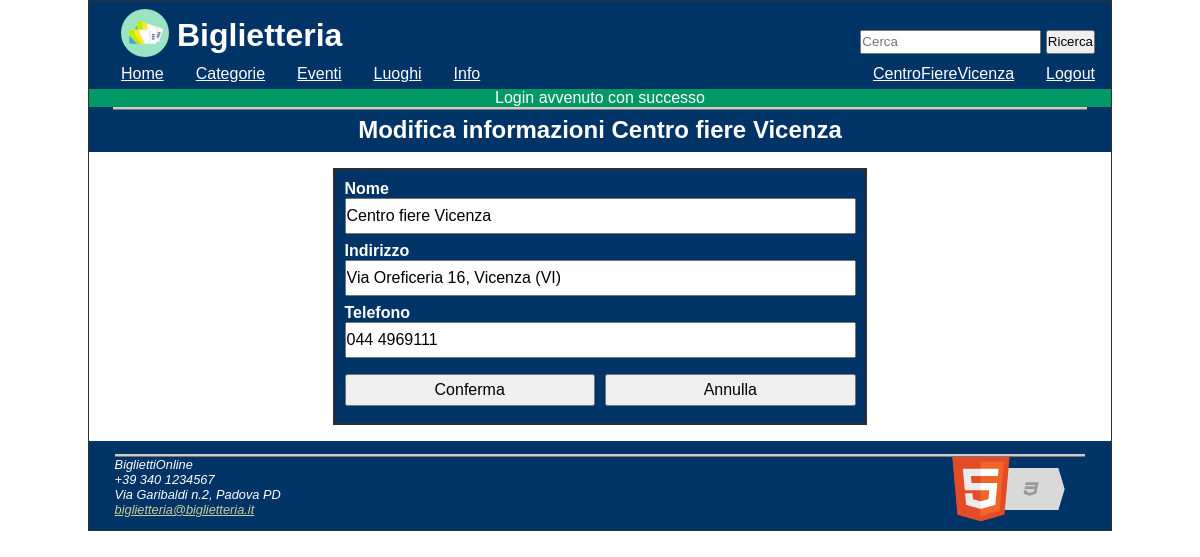
Screenshot of /php/luogo_mod.php?id_mod=5 (signed in) with the database file from the repository.
### tables this page shows
CREATE TABLE `luoghi` (
  `id` int(11) NOT NULL,
  `nome` char(50) NOT NULL,
  `indirizzo` longtext,
  `telefono` char(40) DEFAULT NULL
);

### php/luogo_mod.php (the view, shortened to what this page needs)
<!DOCTYPE html>
<?php
require_once('php/config.php');
require_once('php/printTemplate.php');
?>
<html lang="it" >
<head>
  <?= printHead('Modifica luogo'); ?>
</head>
<body>
  <header>
    <?= printHeader(); ?>
  </header>
  <nav id="nav" class="Off">
    <?= printNavBar(); ?>
  </nav>
  <?php echo consumeMessage(); ?>
  <div id="corpo" onclick="menuOff()" >
      <?php
      $cercato = select("SELECT * FROM luoghi WHERE id=$id_mod")[0];
      ?>
      <div class="title"><h2>Modifica informazioni <?=  $cercato['nome']?></h2></div>
      <div class="box">
    <form name="modificaluogo" method="post" action="luogo_mod_r.php">
      <label for="nome_l">Nome</label>
      <input tabindex=10 type="text" value="<?= $cercato['nome'] ?>" maxlength=50 name="nome_l" id="nome_l" required/>
      <label for="indirizzo_l">Indirizzo</label>
      <input tabindex=20 value="<?= $cercato['indirizzo']?>" type="text" name="indirizzo_l" id="indirizzo_l" required/>
      <label for="telefono_l">Telefono</label>
      <input placeholder="es: 320 123 4567" tabindex=30 value="<?= $cercato['telefono']?>" type="text" maxlength=40 name="telefono_l" id="telefono_l" required/>
      <div class="boxInline">
          <input tabindex=40 type="submit" onclick=" return phonenumber(document.modificaluogo.telefono_l)" value="Conferma">
          <input tabindex=50 id="buttonRight" type="reset" value="Annulla">
      </div>
    </form>
      </div>
  </div>
  <footer>
    <?= printFooter(); ?>
  </footer>
</body>
</html>

### php/css/screen.css (style rules this page uses)
* { padding: 0; margin: 0; }
header { background-color: #003366; color: #ffffff; width:100%; height: 4em; }
nav { background-color: #003366; color: #ffffff; width:100%; height: 1.5em; }
html, body { max-width: 1024px; margin: auto; font-family: Verdana,Arial,Helvetica,sans-serif; font-size:100%; }
body { border: 1px solid #303030; }
.box { margin: 1em auto 1em auto; width: 50%; min-width: 25em; border: 2px solid #303030; display: block; background-color: #003366; color: #ffffff; padding: 0.6em; }
.box input { width: 99.3%; display: block; height: 2em; margin: auto; margin-bottom: 0.5em; font-size: 16px; }
.box label { font-weight: bold; }
.boxInline { margin-top: 1em; width: 100%; }
.boxInline input { display: inline; width: 49%; }
#buttonRight { float: right; }
.title { background-color: #003366; padding-bottom: 0.5em; }
.title h1, .title h2, .title h3 { color: #ffffff; padding-top: 6px; text-align: center; border-top: 3px ridge #CCCCCC; margin-left: 1em; margin-right: 1em; }
#corpo { background-color: #ffffff; }
footer { background-color: #003366; color: #ffffff; font-size: 0.8em; padding: 1em; }

### php/css/mobile.css (style rules this page uses)
* { padding: 0; margin: 0; }
header { background-color: #003366; color: #ffffff; width:100%; position: fixed; top: 0; height: 4em; min-width: 375px; padding-bottom: 2em; }
nav { background-color: #003366; border : 0.1em solid; border-color: #000000; color: #ffffff; position: fixed; top: 3.5em; padding-bottom: 18em; width: 50%; margin-left: 50%; min-width: 14em; z-index: 10; }
.Off { display: none; }
html, body { max-width: 1024px; min-width: 375px; margin: auto; font-family: Verdana,Arial,Helvetica,sans-serif; font-size:100%; }
body { border: 1px solid #303030; padding-top: 3.9em; }
.box { margin: 1em auto 1em auto; width: 50%; min-width: 20em; border: 2px solid #303030; display: block; background-color: #003366; color: #ffffff; padding: 0.6em; }
.box input { width: 99.3%; display: block; height: 2em; margin: auto; margin-bottom: 0.5em; font-size: 16px; }
.box label { font-weight: bold; }
.boxInline { margin-top: 1em; width: 100%; }
.boxInline input { display: inline; width: 49%; }
#buttonRight { float: right; }
.title { background-color: #003366; padding-top: 0.1em; padding-bottom: 0.5em; margin-top: 2em; }
.title h1, .title h2, .title h3 { color: #ffffff; padding-top: 6px; text-align: center; border-top: 3px ridge #CCCCCC; margin-left: 1em; margin-right: 1em; }
#corpo { background-color: #ffffff; }
footer { background-color: #003366; color: #ffffff; font-size: 0.8em; padding: 1em; }

### php/css/print.css (style rules this page uses)
* { background-color: transparent; color:#000000; }
header, nav, input { display: none }

### rows the page displays
luoghi: nome "Centro fiere Vicenza", nome_l "Centro fiere Vicenza", indirizzo_l "Via Oreficeria 16, Vicenza (VI)", telefono_l "044 4969111"

### other values shown
$_SESSION['user_username'] "CentroFiereVicenza"
$_SESSION['message'] "Login avvenuto con successo"
